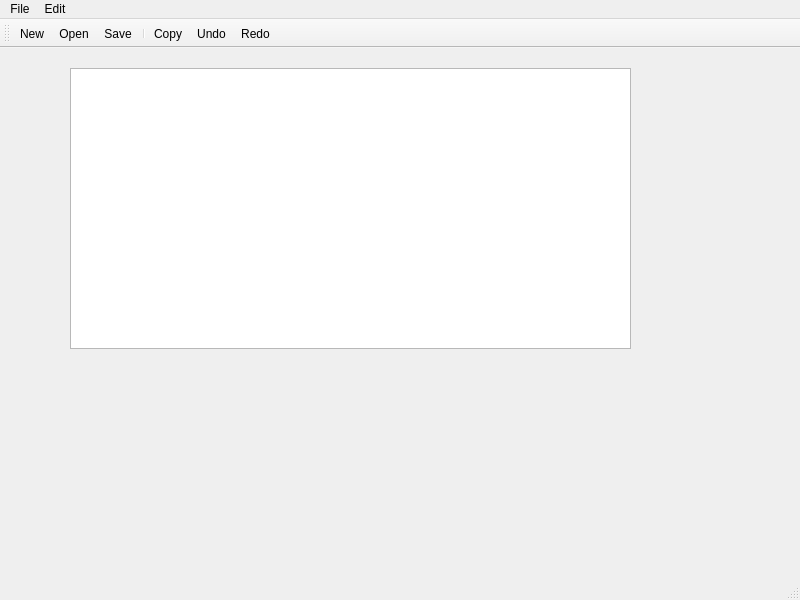
<?xml version="1.0" encoding="UTF-8"?>
<ui version="4.0">
 <class>Note</class>
 <widget class="QMainWindow" name="Note">
  <property name="geometry">
   <rect>
    <x>0</x>
    <y>0</y>
    <width>800</width>
    <height>600</height>
   </rect>
  </property>
  <property name="windowTitle">
   <string>MainWindow</string>
  </property>
  <widget class="QWidget" name="centralwidget">
   <widget class="QTextEdit" name="textEdit">
    <property name="geometry">
     <rect>
      <x>70</x>
      <y>20</y>
      <width>561</width>
      <height>281</height>
     </rect>
    </property>
   </widget>
  </widget>
  <widget class="QMenuBar" name="menubar">
   <property name="geometry">
    <rect>
     <x>0</x>
     <y>0</y>
     <width>800</width>
     <height>24</height>
    </rect>
   </property>
   <widget class="QMenu" name="menuFile">
    <property name="title">
     <string>File</string>
    </property>
    <addaction name="actionNew"/>
    <addaction name="actionOpen"/>
    <addaction name="actionSave"/>
    <addaction name="actionSave_as"/>
   </widget>
   <widget class="QMenu" name="menuEdit">
    <property name="title">
     <string>Edit</string>
    </property>
    <addaction name="actionCopy"/>
    <addaction name="actionCut"/>
    <addaction name="actionPaste"/>
    <addaction name="actionUndo"/>
    <addaction name="actionRedo"/>
   </widget>
   <addaction name="menuFile"/>
   <addaction name="menuEdit"/>
  </widget>
  <widget class="QStatusBar" name="statusbar"/>
  <widget class="QToolBar" name="toolBar">
   <property name="windowTitle">
    <string>toolBar</string>
   </property>
   <attribute name="toolBarArea">
    <enum>TopToolBarArea</enum>
   </attribute>
   <attribute name="toolBarBreak">
    <bool>false</bool>
   </attribute>
   <addaction name="actionNew"/>
   <addaction name="actionOpen"/>
   <addaction name="actionSave"/>
   <addaction name="separator"/>
   <addaction name="actionCopy"/>
   <addaction name="actionUndo"/>
   <addaction name="actionRedo"/>
  </widget>
  <action name="actionNew">
   <property name="icon">
    <iconset resource="resources.qrc">
     <normaloff>:/images/note.png</normaloff>:/images/note.png</iconset>
   </property>
   <property name="text">
    <string>New</string>
   </property>
  </action>
  <action name="actionOpen">
   <property name="icon">
    <iconset resource="resources.qrc">
     <normaloff>:/images/folder (1).png</normaloff>:/images/folder (1).png</iconset>
   </property>
   <property name="text">
    <string>Open</string>
   </property>
  </action>
  <action name="actionSave">
   <property name="icon">
    <iconset resource="resources.qrc">
     <normaloff>:/images/save.png</normaloff>:/images/save.png</iconset>
   </property>
   <property name="text">
    <string>Save</string>
   </property>
  </action>
  <action name="actionSave_as">
   <property name="text">
    <string>Save as</string>
   </property>
  </action>
  <action name="actionCopy">
   <property name="icon">
    <iconset resource="resources.qrc">
     <normaloff>:/images/copy.png</normaloff>:/images/copy.png</iconset>
   </property>
   <property name="text">
    <string>Copy</string>
   </property>
  </action>
  <action name="actionCut">
   <property name="text">
    <string>Cut</string>
   </property>
  </action>
  <action name="actionPaste">
   <property name="text">
    <string>Paste</string>
   </property>
  </action>
  <action name="actionUndo">
   <property name="icon">
    <iconset resource="resources.qrc">
     <normaloff>:/images/undo (1).png</normaloff>:/images/undo (1).png</iconset>
   </property>
   <property name="text">
    <string>Undo</string>
   </property>
  </action>
  <action name="actionRedo">
   <property name="icon">
    <iconset resource="resources.qrc">
     <normaloff>:/images/redo.png</normaloff>:/images/redo.png</iconset>
   </property>
   <property name="text">
    <string>Redo</string>
   </property>
  </action>
 </widget>
 <resources>
  <include location="resources.qrc"/>
 </resources>
 <connections/>
</ui>
